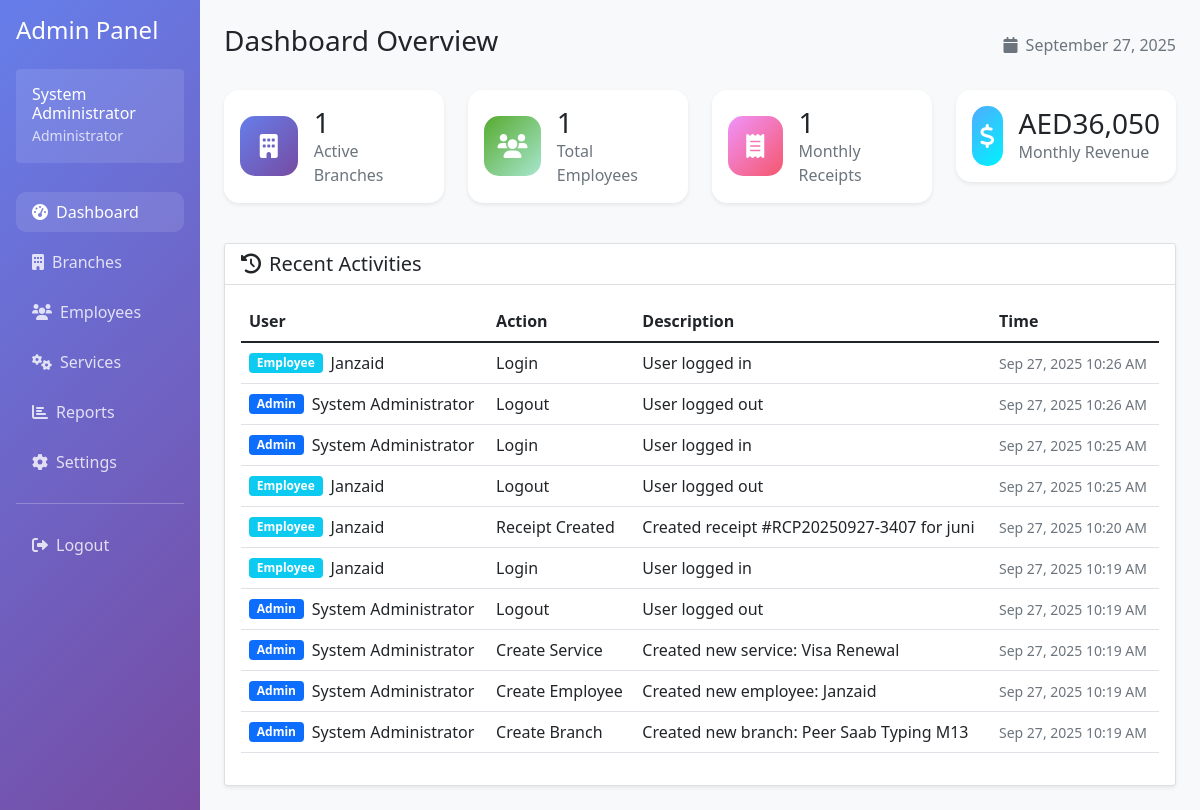
Screenshot of /admin/dashboard.php (signed in) with the database file from the repository.
### tables this page shows
CREATE TABLE activity_logs (
            id INTEGER PRIMARY KEY AUTOINCREMENT,
            user_type TEXT NOT NULL CHECK (user_type IN ('admin', 'branch', 'employee')),
            user_id INTEGER NOT NULL,
            action VARCHAR(100) NOT NULL,
            description TEXT,
            ip_address VARCHAR(45),
            created_at DATETIME DEFAULT CURRENT_TIMESTAMP
        );

### config/database.php (called while the page is built, shortened)
<?php
class Database {
    private $connection;
    public function __construct() {
        $this->db_path = __DIR__ . '/../data/typing_center.db';
        $dir = dirname($this->db_path);
        $this->connection = new PDO("sqlite:" . $this->db_path);
        $this->connection->setAttribute(PDO::ATTR_ERRMODE, PDO::ERRMODE_EXCEPTION);
        $this->connection->exec("PRAGMA foreign_keys = ON");
        $this->createTables();
    }
    public function getConnection() {
        return $this->connection;
    }
    private function createTables() {
        $this->connection->exec($sql);
        $stmt = $this->connection->prepare("SELECT COUNT(*) FROM admin");
        $stmt->execute();
    }
}
?>

### includes/auth.php (called while the page is built, shortened)
<?php
class Auth {
    public function getUserInfo() {
        return [
            'id' => $_SESSION['user_id'] ?? null,
            'type' => $_SESSION['user_type'] ?? null,
            'username' => $_SESSION['username'] ?? null,
            'full_name' => $_SESSION['full_name'] ?? null,
            'branch_id' => $_SESSION['branch_id'] ?? null,
            'branch_name' => $_SESSION['branch_name'] ?? null
        ];
    }
}
?>

### includes/currency_helper.php (called while the page is built)
<?php
function getCurrencySymbol($currency_code = 'USD') {
    $symbols = [
        'USD' => '$',
        'AED' => 'AED',
        'PKR' => '₨',
        'INR' => '₹',
        'EUR' => '€'
    ];
    return $symbols[$currency_code] ?? '$';
}
function formatCurrency($amount, $currency_code = 'USD') {
    $symbol = getCurrencySymbol($currency_code);
    return $symbol . number_format($amount, 0);
}
function getCurrentCurrency($db) {
    try {
        $stmt = $db->query("SELECT setting_value FROM settings WHERE setting_key = 'currency' LIMIT 1");
        $currency_result = $stmt->fetch(PDO::FETCH_ASSOC);
        return $currency_result ? $currency_result['setting_value'] : 'USD';
    } catch (Exception $e) {
        return 'USD';
    }
}
?>

### admin/dashboard.php (the view, shortened to what this page needs)
<?php
require_once '../config/database.php';
require_once '../includes/auth.php';
require_once '../includes/currency_helper.php';
$database = new Database();
$auth = new Auth($database);
$auth->requireRole(['admin']);
$user_info = $auth->getUserInfo();
$db = $database->getConnection();
$stats = [];
$stmt = $db->query("SELECT COUNT(*) as count FROM branches WHERE status = 'active'");
$stats['branches'] = $stmt->fetch(PDO::FETCH_ASSOC)['count'];
$stmt = $db->query("SELECT COUNT(*) as count FROM employees WHERE status = 'active'");
$stats['employees'] = $stmt->fetch(PDO::FETCH_ASSOC)['count'];
$stmt = $db->query("SELECT COUNT(*) as count, COALESCE(SUM(total_amount), 0) as total FROM receipts WHERE strftime('%Y-%m', created_at) = strftime('%Y-%m', 'now')");
$monthly_data = $stmt->fetch(PDO::FETCH_ASSOC);
$stats['monthly_receipts'] = $monthly_data['count'];
$stats['monthly_revenue'] = $monthly_data['total'];
$current_currency = getCurrentCurrency($db);
$stmt = $db->prepare("SELECT al.*,
    CASE
        WHEN al.user_type = 'admin' THEN a.full_name
        WHEN al.user_type = 'branch' THEN b.manager_full_name
        WHEN al.user_type = 'employee' THEN e.full_name
    END as user_name
    FROM activity_logs al
    LEFT JOIN admin a ON al.user_type = 'admin' AND al.user_id = a.id
    LEFT JOIN branches b ON al.user_type = 'branch' AND al.user_id = b.id
    LEFT JOIN employees e ON al.user_type = 'employee' AND al.user_id = e.id
    ORDER BY al.created_at DESC LIMIT 10");
$stmt->execute();
$recent_activities = $stmt->fetchAll(PDO::FETCH_ASSOC);
?>
<!DOCTYPE html>
<html lang="en">
<head>
    <link href="https://cdn.jsdelivr.net/npm/bootstrap@5.1.3/dist/css/bootstrap.min.css" rel="stylesheet">
    <link href="https://cdnjs.cloudflare.com/ajax/libs/font-awesome/6.0.0/css/all.min.css" rel="stylesheet">
</head>
<body>
    <div class="container-fluid">
        <div class="row">
            <div class="col-md-3 col-lg-2 sidebar p-3">
                <h4 class="mb-4">Admin Panel</h4>
                <div class="user-info bg-white bg-opacity-10 rounded p-3 mb-4">
                    <div>
                        <h6 class="mb-0"><?= htmlspecialchars($user_info['full_name']) ?></h6>
                        <small class="opacity-75">Administrator</small>
                    </div>
                </div>
                <nav class="nav flex-column">
                    <a class="nav-link active" href="/admin/dashboard.php">
                        <i class="fas fa-tachometer-alt me-2"></i>Dashboard
                    </a>
                    <a class="nav-link" href="/admin/branches.php">
                        <i class="fas fa-building me-2"></i>Branches
                    </a>
                    <a class="nav-link" href="/admin/employees.php">
                        <i class="fas fa-users me-2"></i>Employees
                    </a>
                    <a class="nav-link" href="/admin/services.php">
                        <i class="fas fa-cogs me-2"></i>Services
                    </a>
                    <a class="nav-link" href="/admin/reports.php">
                        <i class="fas fa-chart-bar me-2"></i>Reports
                    </a>
                    <a class="nav-link" href="/admin/settings.php">
                        <i class="fas fa-cog me-2"></i>Settings
                    </a>
                    <hr class="my-3">
                    <a class="nav-link" href="/logout.php">
                        <i class="fas fa-sign-out-alt me-2"></i>Logout
                    </a>
                </nav>
            </div>
            <div class="col-md-9 col-lg-10 p-4">
                <div class="d-flex justify-content-between align-items-center mb-4">
                    <h1 class="h3">Dashboard Overview</h1>
                    <div class="text-muted">
                        <i class="fas fa-calendar me-2"></i><?= date('F j, Y') ?>
                    </div>
                </div>
                <div class="row mb-4">
                    <div class="col-md-3 mb-3">
                        <div class="card stat-card shadow-sm">
                            <div class="card-body d-flex align-items-center">
                                <div class="stat-icon bg-primary-gradient me-3">
                                    <i class="fas fa-building"></i>
                                </div>
                                <div>
                                    <h3 class="mb-0"><?= $stats['branches'] ?></h3>
                                    <p class="text-muted mb-0">Active Branches</p>
                                </div>
                            </div>
                        </div>
                    </div>
                    <div class="col-md-3 mb-3">
                        <div class="card stat-card shadow-sm">
                            <div class="card-body d-flex align-items-center">
                                <div class="stat-icon bg-success-gradient me-3">
                                    <i class="fas fa-users"></i>
                                </div>
                                <div>
                                    <h3 class="mb-0"><?= $stats['employees'] ?></h3>
                                    <p class="text-muted mb-0">Total Employees</p>
                                </div>
                            </div>
                        </div>
                    </div>
                    <div class="col-md-3 mb-3">
                        <div class="card stat-card shadow-sm">
                            <div class="card-body d-flex align-items-center">
                                <div class="stat-icon bg-warning-gradient me-3">
                                    <i class="fas fa-receipt"></i>
                                </div>
                                <div>
                                    <h3 class="mb-0"><?= $stats['monthly_receipts'] ?></h3>
                                    <p class="text-muted mb-0">Monthly Receipts</p>
                                </div>
                            </div>
                        </div>
                    </div>
                    <div class="col-md-3 mb-3">
                        <div class="card stat-card shadow-sm">
                            <div class="card-body d-flex align-items-center">
                                <div class="stat-icon bg-info-gradient me-3">
                                    <i class="fas fa-dollar-sign"></i>
                                </div>
                                <div>
                                    <h3 class="mb-0"><?= formatCurrency($stats['monthly_revenue'], $current_currency) ?></h3>
                                    <p class="text-muted mb-0">Monthly Revenue</p>
                                </div>
                            </div>
                        </div>
                    </div>
                </div>
                <div class="row">
                    <div class="col-12">
                        <div class="card shadow-sm">
                            <div class="card-header bg-white">
                                <h5 class="mb-0"><i class="fas fa-history me-2"></i>Recent Activities</h5>
                            </div>
                            <div class="card-body">
                                <?php if (empty($recent_activities)): ?>
                                    <div class="text-center text-muted py-4">
                                        <i class="fas fa-inbox fa-3x mb-3"></i>
                                        <p>No recent activities found</p>
                                    </div>
                                <?php else: ?>
                                    <div class="table-responsive">
                                        <table class="table table-hover">
                                            <thead>
                                                <tr>
                                                    <th>User</th>
                                                    <th>Action</th>
                                                    <th>Description</th>
                                                    <th>Time</th>
                                                </tr>
                                            </thead>
                                            <tbody>
                                                <?php foreach ($recent_activities as $activity): ?>
                                                    <tr>
                                                        <td>
                                                            <div class="d-flex align-items-center">
                                                                <span class="badge bg-<?=
                                                                    $activity['user_type'] === 'admin' ? 'primary' :
                                                                    ($activity['user_type'] === 'branch' ? 'success' : 'info')
                                                                ?> me-2">
                                                                    <?= ucfirst($activity['user_type']) ?>
                                                                </span>
                                                                <?= htmlspecialchars($activity['user_name'] ?? 'Unknown') ?>
                                                            </div>
                                                        </td>
                                                        <td><?= htmlspecialchars($activity['action']) ?></td>
                                                        <td><?= htmlspecialchars($activity['description']) ?></td>
                                                        <td>
                                                            <small class="text-muted">
                                                                <?= date('M j, Y g:i A', strtotime($activity['created_at'])) ?>
                                                            </small>
                                                        </td>
                                                    </tr>
                                                <?php endforeach; ?>
                                            </tbody>
                                        </table>
                                    </div>
                                <?php endif; ?>
                            </div>
                        </div>
                    </div>
                </div>
            </div>
        </div>
    </div>
</body>
</html>

### admin/dashboard.php (style rules this page uses)
body { background-color: #f8f9fa; }
.sidebar { background: linear-gradient(135deg, #667eea 0%, #764ba2 100%); min-height: 100vh; color: white; }
.sidebar .nav-link { color: rgba(255, 255, 255, 0.8); border-radius: 10px; margin: 5px 0; transition: all 0.3s; }
.sidebar .nav-link:hover, .sidebar .nav-link.active { color: white; background-color: rgba(255, 255, 255, 0.1); }
.stat-card { border-radius: 15px; border: none; transition: transform 0.2s; }
.stat-icon { width: 60px; height: 60px; border-radius: 15px; display: flex; align-items: center; justify-content: center; font-size: 24px; color: white; }
.bg-primary-gradient { background: linear-gradient(135deg, #667eea 0%, #764ba2 100%); }
.bg-success-gradient { background: linear-gradient(135deg, #56ab2f 0%, #a8e6cf 100%); }
.bg-warning-gradient { background: linear-gradient(135deg, #f093fb 0%, #f5576c 100%); }
.bg-info-gradient { background: linear-gradient(135deg, #4facfe 0%, #00f2fe 100%); }

### rows the page displays
activity_logs: user_type "Employee", user_name "Janzaid", action "Login", description "User logged in", created_at "Sep 27, 2025 10:26 AM"
activity_logs: user_type "Admin", user_name "System Administrator", action "Logout", description "User logged out", created_at "Sep 27, 2025 10:26 AM"
activity_logs: user_type "Admin", user_name "System Administrator", action "Login", description "User logged in", created_at "Sep 27, 2025 10:25 AM"
activity_logs: user_type "Employee", user_name "Janzaid", action "Logout", description "User logged out", created_at "Sep 27, 2025 10:25 AM"
activity_logs: user_type "Employee", user_name "Janzaid", action "Receipt Created", description "Created receipt #RCP20250927-3407 for juni", created_at "Sep 27, 2025 10:20 AM"
activity_logs: user_type "Employee", user_name "Janzaid", action "Login", description "User logged in", created_at "Sep 27, 2025 10:19 AM"
activity_logs: user_type "Admin", user_name "System Administrator", action "Logout", description "User logged out", created_at "Sep 27, 2025 10:19 AM"
activity_logs: user_type "Admin", user_name "System Administrator", action "Create Service", description "Created new service: Visa Renewal", created_at "Sep 27, 2025 10:19 AM"
activity_logs: user_type "Admin", user_name "System Administrator", action "Create Employee", description "Created new employee: Janzaid", created_at "Sep 27, 2025 10:19 AM"
activity_logs: user_type "Admin", user_name "System Administrator", action "Create Branch", description "Created new branch: Peer Saab Typing M13", created_at "Sep 27, 2025 10:19 AM"

### other values shown
$user_info['full_name'] "System Administrator"
$stats['branches'] "1"
$stats['employees'] "1"
$stats['monthly_receipts'] "1"
formatCurrency($stats['monthly_revenue'], $current_currency) "AED36,050"
